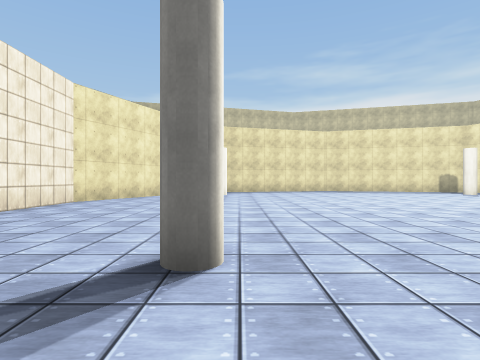
view 1 (above)

15 first-person views from a walk through a Unity game level. The camera is 1.3 m above the floor, looks level and sees 80° across. The floor is counted in squares, 2 m on a side. Each view is taken from the middle of a square. On the plan, view 1 faces up. The plan holds only what a view shows up to about 9 squares ahead; the rest is blank. The place goes on beyond the plan. The player is left out. Some animated figures are left out. Surface patterns are stand-ins for the level's own textures.

view 2
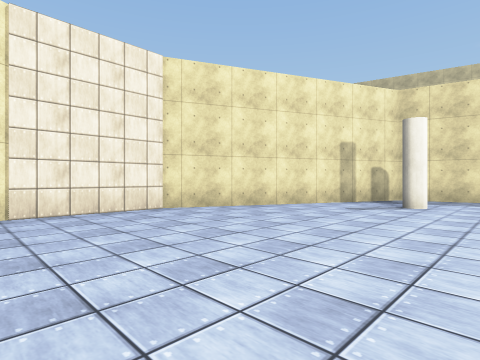

view 3
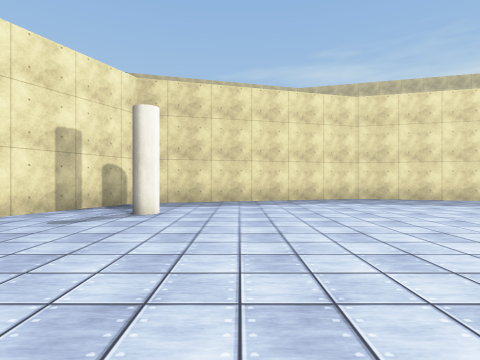

view 4
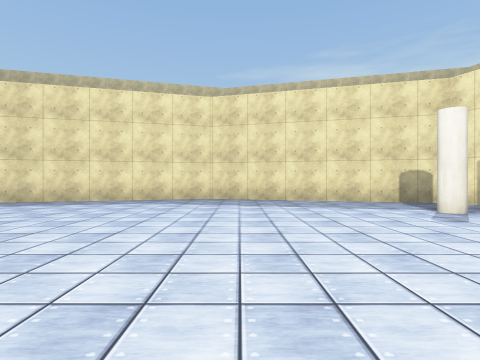

view 5
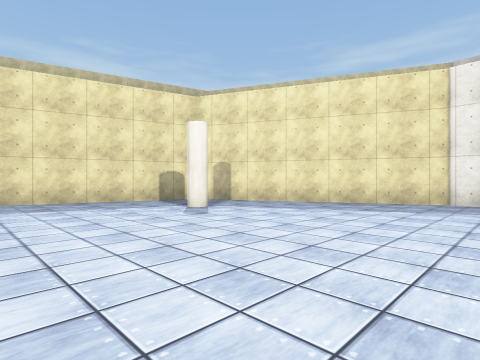

view 6
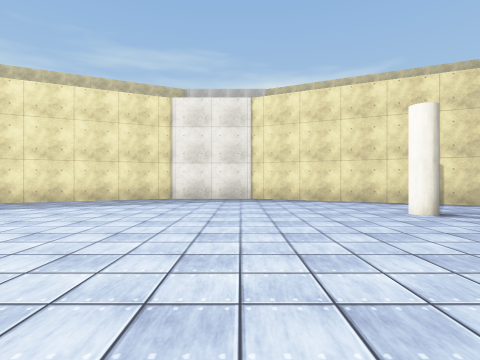

view 7
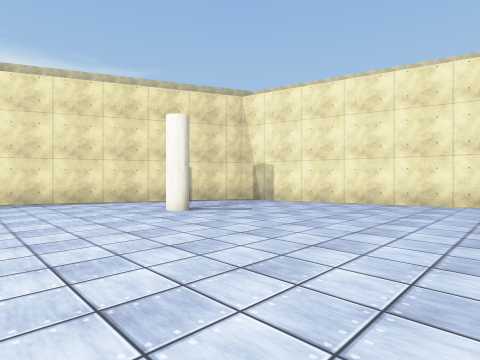

view 8
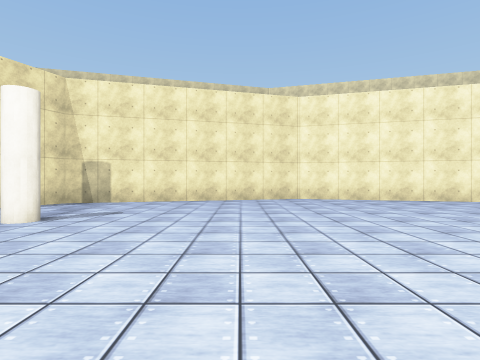

view 9
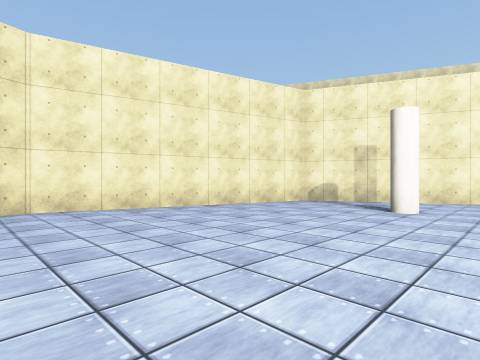

view 10
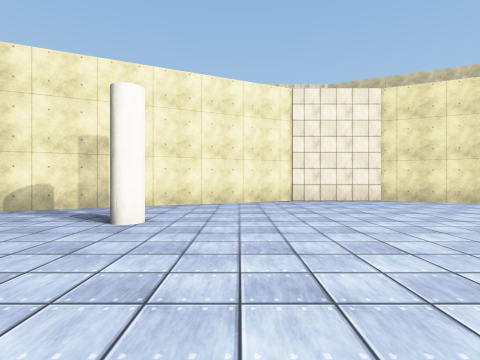

view 11
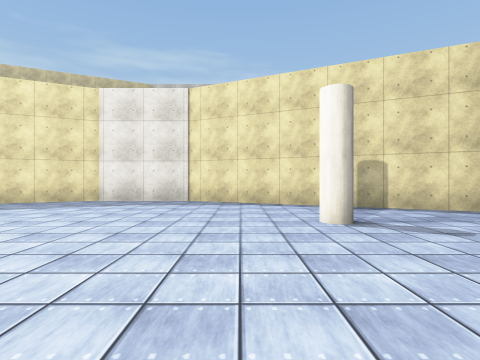

view 12
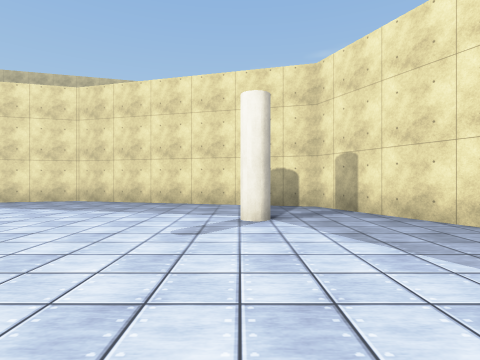

view 13
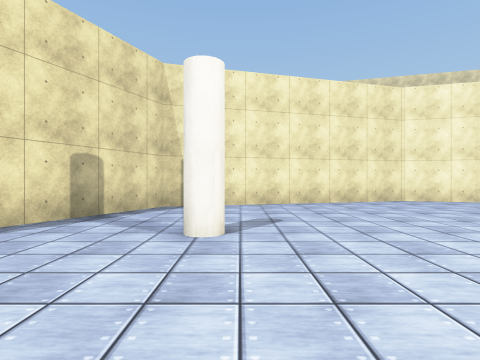

view 14
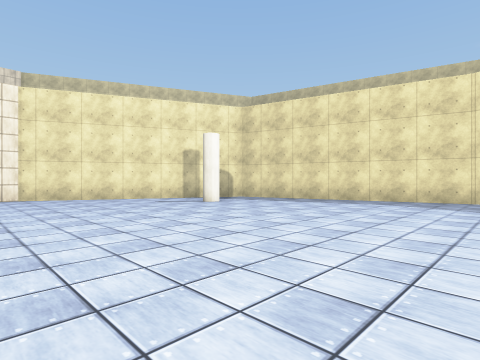

view 15
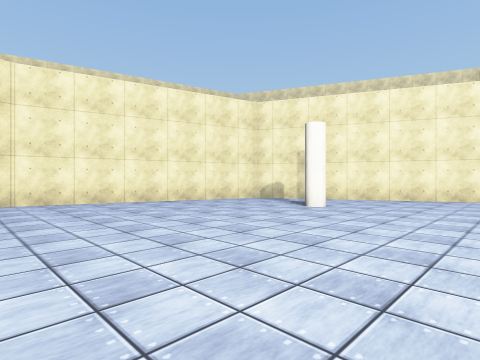

### Floor plan
Points are (right, up) in squares from view 1. A wall is a line through its corners. A room is listed if a view was taken in it or the views show most of it. See-through windows are left out.
Room 1 (views 1, 2, 3, 4, 5, 6, 7, 8, 9, 10, 11, 12, 13, 14, 15)
walls: (-1.9, 14.8) (-4.9, 8.5) (-4.9, 5.5) (-1.9, -1) (5, -2.8) (11.9, -1) (14.9, 5.5) (14.9, 8.5) (11.9, 15) (5, 16.8) (-1.3, 15.1)
objects: other object (-1, 12); other object (0, 2); other object (10, 3); other object (10, 13)

Positions as (right, up) in squares from view 1, and headings:
1: (0, 0), facing up
2: (1, 5), facing up-left
3: (1, 7), facing up
4: (6, 7), facing up
5: (6, 7), facing up-right
6: (5, 6), facing right
7: (5, 6), facing down-right
8: (7, 7), facing down
9: (6, 4), facing down-left
10: (4, 4), facing left
11: (6, 4), facing right
12: (10, 8), facing up
13: (10, 6), facing down
14: (6, 7), facing up-left
15: (6, 6), facing down-left
